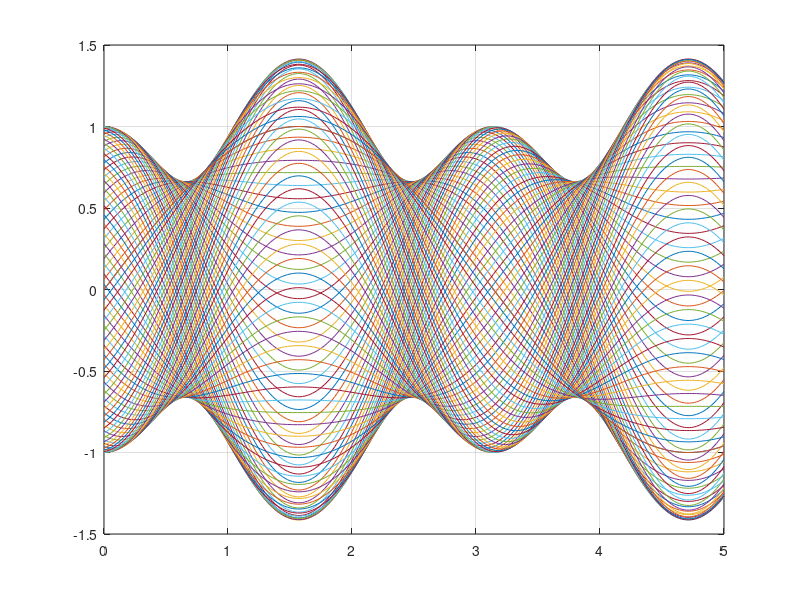

The MATLAB script that drew this image:
x = 0:0.02:5;
ntheta = 100;
theta = linspace(0,2*pi, ntheta);
A = 1;
d = 0.15;

% cos(theta)*sin(x) + sin(theta)*cos(2*x);
% sin(x) + cos(2*x);

lgnd_ary = [];
max_v_ary = [];
max_w_ary = [];

figure,
for i = 1:ntheta
    plot(x, A*cos(theta(i))*sin(x) + A*sin(theta(i))*cos(2*x)); hold on;
    grid on;
    lgnd_ary = [lgnd_ary, {num2str(theta(i))}];
    fprintf("at theta %s, maximum v value is %s\n",theta(i), max(A*cos(theta(i))*sin(x) + A*sin(theta(i))*cos(2*x)));
    fprintf("at theta %s, maximum w value is %s\n",theta(i), max(-1/d*A*sin(theta(i))*cos(x) + 1/d*A*cos(theta(i))*sin(2*x)) );
    max_w_ary = [max_w_ary max(-1/d*A*sin(theta(i))*cos(x) + 1/d*A*cos(theta(i))*sin(2*x) ) ];
    max_v_ary = [max_v_ary max(A*cos(theta(i))*sin(x) + A*sin(theta(i))*cos(2*x))];
end
% legend(lgnd_ary);

[max_v_value, max_v_index] = max(max_v_ary);
fprintf("total maximum is %s at theta %s\n", max_v_value, mod(theta(max_v_index),pi));

[max_w_value, max_w_index] = max(max_w_ary);
fprintf("total maximum is %s at theta %s\n", max_w_value, mod(theta(max_w_index),pi));



% max value -> sqrt(2)